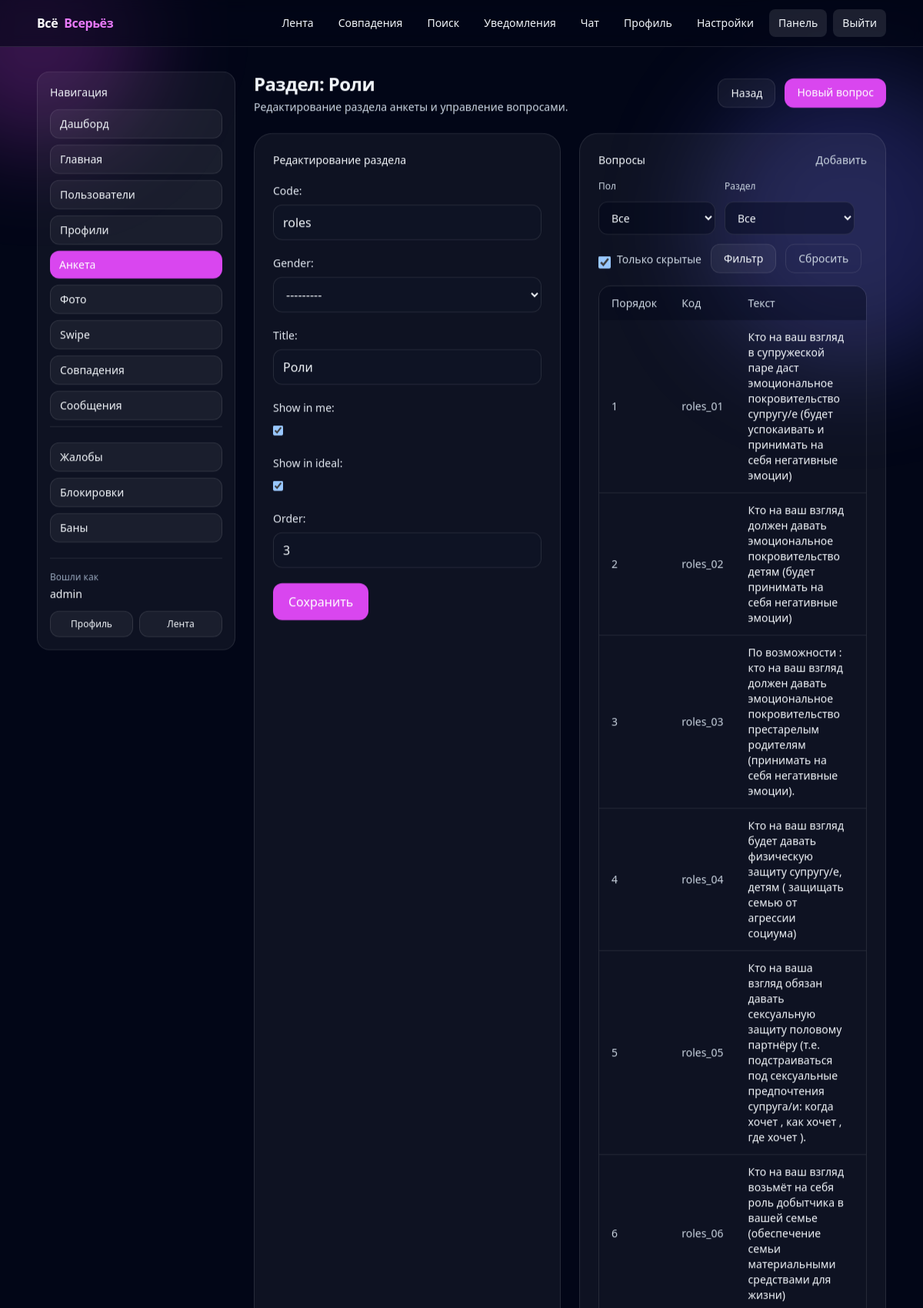
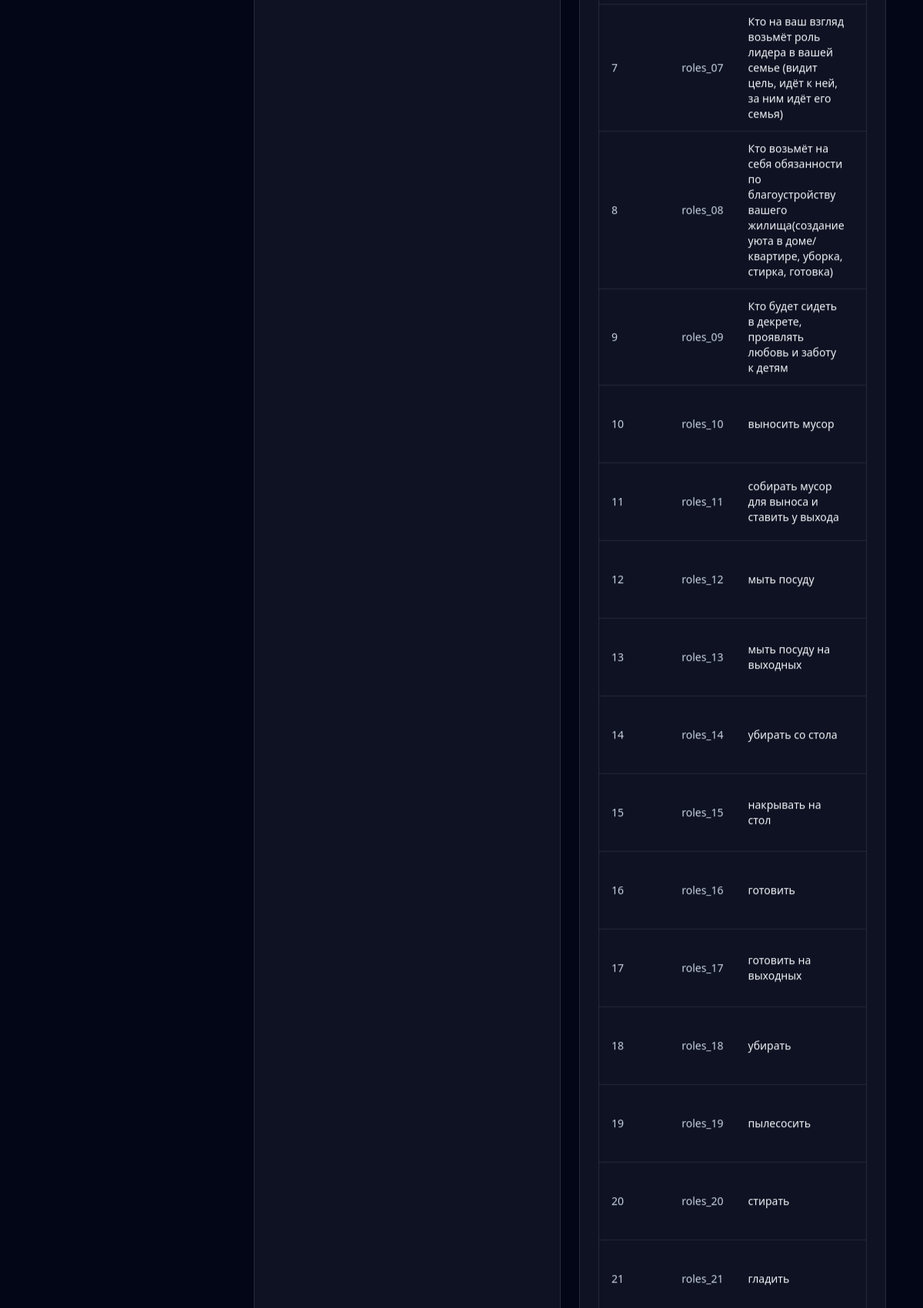
Page /panel/questionnaire/sections/43/ (signed in, upper part) on the committed database (2 pictures, top to bottom).
### accounts/models.py (models this page shows, shortened)
class User(AbstractUser):
    email = models.EmailField(unique=True)
    email_verified = models.BooleanField(default=False)
    wallet_balance = models.DecimalField(
        max_digits=10, decimal_places=2, default=Decimal("0"))
    terms_accepted_at = models.DateTimeField(null=True, blank=True)
    privacy_accepted_at = models.DateTimeField(null=True, blank=True)
    special_category_consent = models.BooleanField(default=False)
    special_category_consent_at = models.DateTimeField(null=True, blank=True)
    special_category_consent_revoked_at = models.DateTimeField(
        null=True, blank=True)

### profiles/models.py (models this page shows, shortened)
class QuestionnaireSection(models.Model):
    code = models.SlugField(max_length=64, unique=True)
    gender = models.CharField(
        max_length=16, choices=Profile.Gender.choices, blank=True, default="")
    title = models.CharField(max_length=128)
    hint = models.CharField(max_length=280, blank=True, default="")
    show_in_me = models.BooleanField(default=True)
    show_in_ideal = models.BooleanField(default=True)
    order = models.PositiveIntegerField(default=0)
    class Meta:
        ordering = ["order", "id"]

class QuestionnaireQuestion(models.Model):
    section = models.ForeignKey(
        QuestionnaireSection,
        on_delete=models.CASCADE,
        related_name="questions",
    )
    code = models.SlugField(max_length=64, unique=True)
    gender = models.CharField(
        max_length=16, choices=Profile.Gender.choices, blank=True, default="")
    text = models.TextField()
    input_type = models.CharField(max_length=16, blank=True, default="choice")
    is_multiple = models.BooleanField(default=False)
    show_in_me = models.BooleanField(default=True)
    show_in_ideal = models.BooleanField(default=True)
    order = models.PositiveIntegerField(default=0)
    class Meta:
        ordering = ["order", "id"]

### panel/views.py (the view, shortened to what this page needs)
@staff_required
def questionnaire_section_edit(request, section_id: int):
    section = get_object_or_404(QuestionnaireSection, id=section_id)
    if request.method == "POST":
        form = QuestionnaireSectionForm(request.POST, instance=section)
        if form.is_valid():
            form.save()
            messages.success(request, "Раздел сохранён")
            return redirect("panel_questionnaire_section_edit", section_id=section.id)
    else:
        form = QuestionnaireSectionForm(instance=section)
    questions = section.questions.all().order_by("order", "id")
    q_gender = (request.GET.get("gender") or "").strip().lower()
    q_kind = (request.GET.get("kind") or "").strip().lower()
    q_hidden = (request.GET.get("hidden") or "").strip()
    if q_gender in ("male", "female"):
        questions = questions.filter(gender=q_gender)
    elif q_gender == "any":
        questions = questions.exclude(gender="")
    if q_kind == "me":
        questions = questions.filter(show_in_me=True)
    elif q_kind == "ideal":
        questions = questions.filter(show_in_ideal=True)
    return render(
        request,
        "panel/questionnaire_section_form.html",
        {
            "form": form,
            "section": section,
            "questions": questions,
            "q_gender": q_gender,
            "q_kind": q_kind,
            "q_hidden": q_hidden,
            "back_url": redirect("panel_questionnaire_sections").url,
        },
    )

### panel/forms.py
class QuestionnaireSectionForm(forms.ModelForm):
    def __init__(self, *args, **kwargs):
        super().__init__(*args, **kwargs)
        if self.instance and self.instance.pk:
            self.fields["code"].disabled = True
    class Meta:
        model = QuestionnaireSection
        fields = ("code", "gender", "title",
                  "show_in_me", "show_in_ideal", "order")

### accounts/context_processors.py (called while the page is built)
def unread_notifications(request):
    user = getattr(request, "user", None)
    if not user or not getattr(user, "is_authenticated", False):
        return {"unread_notifications_count": 0, "unread_chat_notifications_count": 0}
    from .models import UserNotification
    count = UserNotification.objects.filter(recipient=user, is_read=False).count()
    chat_count = UserNotification.objects.filter(
        recipient=user,
        is_read=False,
        event=UserNotification.Event.NEW_MESSAGE,
    ).count()
    return {"unread_notifications_count": count, "unread_chat_notifications_count": chat_count}

def staff_flags(request):
    user = getattr(request, "user", None)
    if not user or not getattr(user, "is_authenticated", False):
        return {"is_matchmaker": False}
    try:
        is_matchmaker = user.groups.filter(name="matchmaker").exists()
    except Exception:
        is_matchmaker = False
    return {"is_matchmaker": bool(is_matchmaker)}

### matchmaking/models.py (called while the page is built)
    def active(self):
        now = timezone.now()
        return self.filter(revoked_at__isnull=True).filter(
            Q(expires_at__isnull=True) | Q(expires_at__gt=now)
        )

### panel/views.py (called while the page is built)
def staff_required(view_func):
    @login_required
    @wraps(view_func)
    def _wrapped(request, *args, **kwargs):
        if not request.user.is_staff:
            raise PermissionDenied
        return view_func(request, *args, **kwargs)
    return _wrapped

### templates/panel/questionnaire_section_form.html (shortened to what this page needs)
{% extends 'panel/base.html' %}
{% block panel_heading %}{% if section %}Раздел: {{ section.title }}{% else %}Новый раздел{% endif %}{% endblock %}
{% block panel_subtitle %}Редактирование раздела анкеты и управление вопросами.{% endblock %}
{% block panel_top_actions %}
<a class="rounded-xl border border-white/10 bg-white/5 px-4 py-2 text-sm font-medium hover:bg-white/10" href="{{ back_url }}">Назад</a>
{% if section %}
<a class="rounded-xl bg-fuchsia-500 px-4 py-2 text-sm font-medium text-white hover:bg-fuchsia-400" href="{% url 'panel_questionnaire_question_create' section.id %}">Новый вопрос</a>
{% endif %}
{% endblock %}
{% block panel_content %}
<div class="grid gap-6 lg:grid-cols-2">
    <div class="rounded-3xl border border-white/10 bg-white/5 p-6">
        <div class="text-sm font-medium">{% if section %}Редактирование раздела{% else %}Создание раздела{% endif %}</div>
        <form method="post" class="mt-4 space-y-5">
            {% for field in form %}
            <div>
                {{ field.label_tag }}
                {{ field }}
            </div>
            {% endfor %}
            <button type="submit" class="rounded-xl bg-fuchsia-500 px-5 py-3 font-medium text-white hover:bg-fuchsia-400">Сохранить</button>
        </form>
    </div>
    <div class="rounded-3xl border border-white/10 bg-white/5 p-6">
        <div class="flex items-center justify-between">
            <div class="text-sm font-medium">Вопросы</div>
            {% if section %}
            <a class="text-sm text-slate-300 hover:text-white" href="{% url 'panel_questionnaire_question_create' section.id %}">Добавить</a>
            {% endif %}
        </div>
        {% if section %}
        <form method="get" class="mt-4 flex flex-wrap items-end gap-3">
            <div>
                <label class="block text-xs text-slate-300" for="q_gender">Пол</label>
                <select id="q_gender" name="gender" class="mt-1 rounded-xl border border-white/10 bg-slate-950/40 px-3 py-2 text-sm text-slate-100">
                    <option value="" {% if not q_gender %}selected{% endif %}>Все</option>
                </select>
            </div>
            <div>
                <label class="block text-xs text-slate-300" for="q_kind">Раздел</label>
                <select id="q_kind" name="kind" class="mt-1 rounded-xl border border-white/10 bg-slate-950/40 px-3 py-2 text-sm text-slate-100">
                    <option value="" {% if not q_kind %}selected{% endif %}>Все</option>
                </select>
            </div>
            <div class="flex items-center gap-2">
                <input id="q_hidden" type="checkbox" name="hidden" value="1" class="h-4 w-4 rounded border-white/20 bg-slate-950/40" {% if q_hidden in '1,true,yes' %}checked{% endif %} />
                <label for="q_hidden" class="text-sm text-slate-300">Только скрытые</label>
            </div>
            <button type="submit" class="rounded-xl border border-white/10 bg-white/5 px-4 py-2 text-sm font-medium hover:bg-white/10">Фильтр</button>
            <a href="{% url 'panel_questionnaire_section_edit' section.id %}" class="rounded-xl border border-white/10 bg-white/0 px-4 py-2 text-sm font-medium text-slate-300 hover:bg-white/5 hover:text-white">Сбросить</a>
        </form>
        {% endif %}
        <div class="mt-4 overflow-hidden rounded-2xl border border-white/10">
            <table class="min-w-full text-sm">
                <thead class="bg-slate-950/40 text-slate-300">
                    <tr>
                        <th class="px-4 py-3 text-left font-medium">Порядок</th>
                        <th class="px-4 py-3 text-left font-medium">Код</th>
                        <th class="px-4 py-3 text-left font-medium">Текст</th>
                        <th class="px-4 py-3 text-left font-medium">Метки</th>
                    </tr>
                </thead>
                <tbody class="divide-y divide-white/10">
                    {% for q in questions %}
                    <tr class="hover:bg-white/5">
                        <td class="px-4 py-3 text-slate-300">{{ q.order }}</td>
                        <td class="px-4 py-3 text-slate-300">{{ q.code }}</td>
                        <td class="px-4 py-3">
                            <a class="font-medium hover:underline" href="{% url 'panel_questionnaire_question_edit' q.id %}">{{ q.text }}</a>
                        </td>
                        <td class="px-4 py-3">
                        </td>
                    </tr>
                    {% empty %}
                    <tr>
                        <td class="px-4 py-8 text-center text-slate-300" colspan="5">{% if section %}Вопросов пока нет.{% else %}Сначала создай раздел.{% endif %}</td>
                    </tr>
                    {% endfor %}
                </tbody>
            </table>
        </div>
    </div>
</div>
{% endblock %}

### templates/panel/base.html (shortened to what this page needs)
{% extends 'base.html' %}
{% block content %}
<div class="grid gap-6 lg:grid-cols-12">
    <aside class="lg:col-span-3">
        <div class="rounded-2xl border border-white/10 bg-white/5 p-4">
            <div class="text-sm font-medium">Навигация</div>
            {% with current=request.resolver_match.url_name %}
            <nav class="mt-3 space-y-2 text-sm">
                {% if request.user.is_staff %}
                <a href="{% url 'panel_dashboard' %}"
                    class="block rounded-xl px-3 py-2 font-medium {% if current == 'panel_dashboard' %}bg-fuchsia-500 text-white{% else %}border border-white/10 bg-white/5 text-slate-100 hover:bg-white/10{% endif %}">Дашборд</a>
                <a href="{% url 'panel_home_pages' %}"
                    class="block rounded-xl px-3 py-2 font-medium {% if current == 'panel_home_pages' or current == 'panel_home_page_create' or current == 'panel_home_page_edit' or current == 'panel_home_block_create' or current == 'panel_home_block_edit' %}bg-fuchsia-500 text-white{% else %}border border-white/10 bg-white/5 text-slate-100 hover:bg-white/10{% endif %}">Главная</a>
                <a href="{% url 'panel_users' %}"
                    class="block rounded-xl px-3 py-2 font-medium {% if current == 'panel_users' or current == 'panel_user_detail' or current == 'panel_user_set_password' %}bg-fuchsia-500 text-white{% else %}border border-white/10 bg-white/5 text-slate-100 hover:bg-white/10{% endif %}">Пользователи</a>
                <a href="{% url 'panel_profiles' %}"
                    class="block rounded-xl px-3 py-2 font-medium {% if current == 'panel_profiles' or current == 'panel_profile_detail' %}bg-fuchsia-500 text-white{% else %}border border-white/10 bg-white/5 text-slate-100 hover:bg-white/10{% endif %}">Профили</a>
                <a href="{% url 'panel_questionnaire_sections' %}"
                    class="block rounded-xl px-3 py-2 font-medium {% if current == 'panel_questionnaire_sections' or current == 'panel_questionnaire_section_create' or current == 'panel_questionnaire_section_edit' or current == 'panel_questionnaire_question_create' or current == 'panel_questionnaire_question_edit' or current == 'panel_questionnaire_choice_create' or current == 'panel_questionnaire_choice_edit' %}bg-fuchsia-500 text-white{% else %}border border-white/10 bg-white/5 text-slate-100 hover:bg-white/10{% endif %}">Анкета</a>
                <a href="{% url 'panel_photos' %}"
                    class="block rounded-xl px-3 py-2 font-medium {% if current == 'panel_photos' %}bg-fuchsia-500 text-white{% else %}border border-white/10 bg-white/5 text-slate-100 hover:bg-white/10{% endif %}">Фото</a>
                <a href="{% url 'panel_swipes' %}"
                    class="block rounded-xl px-3 py-2 font-medium {% if current == 'panel_swipes' %}bg-fuchsia-500 text-white{% else %}border border-white/10 bg-white/5 text-slate-100 hover:bg-white/10{% endif %}">Swipe</a>
                <a href="{% url 'panel_matches' %}"
                    class="block rounded-xl px-3 py-2 font-medium {% if current == 'panel_matches' %}bg-fuchsia-500 text-white{% else %}border border-white/10 bg-white/5 text-slate-100 hover:bg-white/10{% endif %}">Совпадения</a>
                <a href="{% url 'panel_messages' %}"
                    class="block rounded-xl px-3 py-2 font-medium {% if current == 'panel_messages' %}bg-fuchsia-500 text-white{% else %}border border-white/10 bg-white/5 text-slate-100 hover:bg-white/10{% endif %}">Сообщения</a>
                <div class="mt-3 border-t border-white/10 pt-3"></div>
                <a href="{% url 'panel_reports' %}"
                    class="block rounded-xl px-3 py-2 font-medium {% if current == 'panel_reports' %}bg-fuchsia-500 text-white{% else %}border border-white/10 bg-white/5 text-slate-100 hover:bg-white/10{% endif %}">Жалобы</a>
                <a href="{% url 'panel_blocks' %}"
                    class="block rounded-xl px-3 py-2 font-medium {% if current == 'panel_blocks' %}bg-fuchsia-500 text-white{% else %}border border-white/10 bg-white/5 text-slate-100 hover:bg-white/10{% endif %}">Блокировки</a>
                <a href="{% url 'panel_bans' %}"
                    class="block rounded-xl px-3 py-2 font-medium {% if current == 'panel_bans' or current == 'panel_ban_create' or current == 'panel_user_ban' %}bg-fuchsia-500 text-white{% else %}border border-white/10 bg-white/5 text-slate-100 hover:bg-white/10{% endif %}">Баны</a>
                {% endif %}
            </nav>
            {% endwith %}
            <div class="mt-5 border-t border-white/10 pt-4">
                <div class="text-xs text-slate-400">Вошли как</div>
                <div class="mt-1 text-sm font-medium">{{ request.user.username }}</div>
                <div class="mt-3 flex gap-2">
                    <a href="{% url 'me' %}"
                        class="flex-1 rounded-xl border border-white/10 bg-white/5 px-3 py-2 text-center text-xs font-medium hover:bg-white/10">Профиль</a>
                    <a href="{% url 'feed' %}"
                        class="flex-1 rounded-xl border border-white/10 bg-white/5 px-3 py-2 text-center text-xs font-medium hover:bg-white/10">Лента</a>
                </div>
            </div>
        </div>
    </aside>
    <section class="lg:col-span-9">
        <div class="flex flex-col gap-4 sm:flex-row sm:items-center sm:justify-between">
            <div>
                <h1 class="text-2xl font-semibold tracking-tight">{% block panel_heading %}Панель{% endblock %}</h1>
                <p class="mt-1 text-sm text-slate-300">{% block panel_subtitle %}{% endblock %}</p>
            </div>
            <div class="flex gap-3">
                {% block panel_top_actions %}{% endblock %}
            </div>
        </div>
        <div class="mt-6">
            {% block panel_content %}{% endblock %}
        </div>
    </section>
</div>
{% endblock %}

### templates/base.html (style rules this page uses)
:root { color-scheme: dark; }
html { scroll-behavior: smooth; }

### rows in the picture
User: user.username "admin"
QuestionnaireSection: title "Роли", form "roles" "---------" "Роли" "☑" "☑" "3"
QuestionnaireQuestion: order "1", code "roles_01", text "Кто на ваш взгляд в супружеской паре даст эмоциональное покровительство супругу/е (будет успокаивать и принимать на себя негативные эмоции)"
QuestionnaireQuestion: order "2", code "roles_02", text "Кто на ваш взгляд должен давать эмоциональное покровительство детям (будет принимать на себя негативные эмоции)"
QuestionnaireQuestion: order "3", code "roles_03", text "По возможности : кто на ваш взгляд должен давать эмоциональное покровительство престарелым родителям (принимать на себя негативные эмоции)."
QuestionnaireQuestion: order "4", code "roles_04", text "Кто на ваш взгляд будет давать физическую защиту супругу/е, детям ( защищать семью от агрессии социума)"
QuestionnaireQuestion: order "5", code "roles_05", text "Кто на ваша взгляд обязан давать сексуальную защиту половому партнёру (т.е. подстраиваться под сексуальные предпочтения супруга/и: когда хочет , как хочет , где хочет )."
QuestionnaireQuestion: order "6", code "roles_06", text "Кто на ваш взгляд возьмёт на себя роль добытчика в вашей семье (обеспечение семьи материальными средствами для жизни)"
QuestionnaireQuestion: order "7", code "roles_07", text "Кто на ваш взгляд возьмёт роль лидера в вашей семье (видит цель, идёт к ней, за ним идёт его семья)"
QuestionnaireQuestion: order "8", code "roles_08", text "Кто возьмёт на себя обязанности по благоустройству вашего жилища(создание уюта в доме/квартире, уборка, стирка, готовка)"
QuestionnaireQuestion: order "9", code "roles_09", text "Кто будет сидеть в декрете, проявлять любовь и заботу к детям"
QuestionnaireQuestion: order "10", code "roles_10", text "выносить мусор"
QuestionnaireQuestion: order "11", code "roles_11", text "собирать мусор для выноса и ставить у выхода"
QuestionnaireQuestion: order "12", code "roles_12", text "мыть посуду"
QuestionnaireQuestion: order "13", code "roles_13", text "мыть посуду на выходных"
QuestionnaireQuestion: order "14", code "roles_14", text "убирать со стола"
QuestionnaireQuestion: order "15", code "roles_15", text "накрывать на стол"
QuestionnaireQuestion: order "16", code "roles_16", text "готовить"
QuestionnaireQuestion: order "17", code "roles_17", text "готовить на выходных"
QuestionnaireQuestion: order "18", code "roles_18", text "убирать"
QuestionnaireQuestion: order "19", code "roles_19", text "пылесосить"
QuestionnaireQuestion: order "20", code "roles_20", text "стирать"
QuestionnaireQuestion: order "21", code "roles_21", text "гладить"

### other values in the picture
{{ field.label_tag }} "Code:" "Gender:" "Title:" "Show in me:" "Show in ideal:" "Order:"
